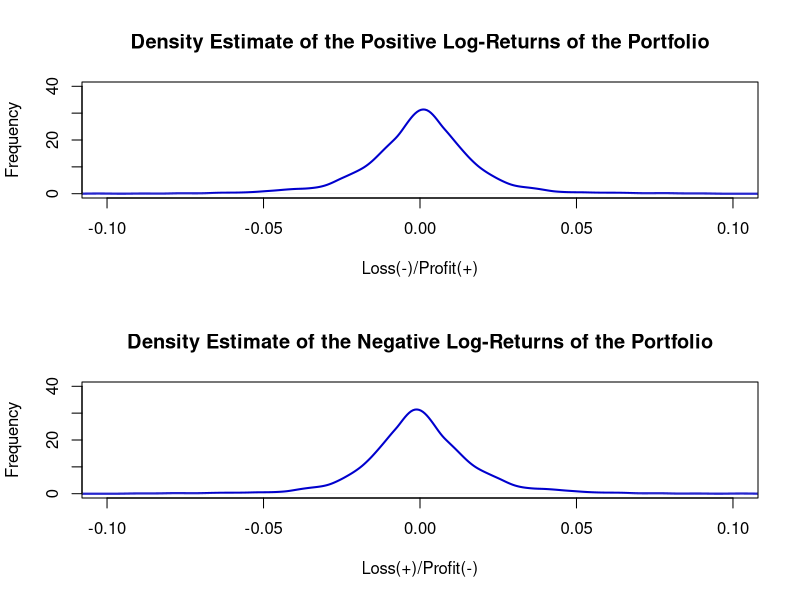

Here is the R script that generated this plot:

# clear variables and close windows
rm(list = ls(all = TRUE))
graphics.off()

# load data
x1 = read.table("BAYER_close_0012.dat")
x2 = read.table("BMW_close_0012.dat")
x3 = read.table("SIEMENS_close_0012.dat")
x4 = read.table("VW_close_0012.dat")

r1 = diff(as.matrix(log(x1)))
r2 = diff(as.matrix(log(x2)))
r3 = diff(as.matrix(log(x3)))
r4 = diff(as.matrix(log(x4)))

# Variance efficient portfolio
portfolio = cbind(r1, r2, r3, r4)
opti = solve(cov(portfolio)) %*% c(1, 1, 1, 1)
opti = opti/sum(opti)
lrplport = as.matrix(portfolio) %*% opti

# plot
par(mfrow = c(2, 1))
plot(density(lrplport, kernel = "biweight", bw = 0.003), xlim = c(-0.1, 0.1), main = "Density Estimate of the Positive Log-Returns of the Portfolio", 
    lwd = 2, col = "blue3", xlab = "Loss(-)/Profit(+)", ylab = "Frequency", ylim = c(0, 
        40))
plot(density(-lrplport, kernel = "biweight", bw = 0.003), xlim = c(-0.1, 0.1), 
    main = "Density Estimate of the Negative Log-Returns of the Portfolio", lwd = 2, 
    col = "blue3", xlab = "Loss(+)/Profit(-)", ylab = "Frequency", ylim = c(0, 
        40))
